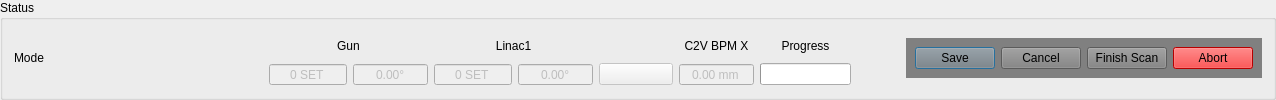
     <widget class="QGroupBox" name="groupBox">
      <property name="sizePolicy">
       <sizepolicy hsizetype="Preferred" vsizetype="Preferred">
        <horstretch>0</horstretch>
        <verstretch>0</verstretch>
       </sizepolicy>
      </property>
      <property name="minimumSize">
       <size>
        <width>0</width>
        <height>65</height>
       </size>
      </property>
      <property name="title">
       <string>Status</string>
      </property>
      <property name="alignment">
       <set>Qt::AlignLeading|Qt::AlignLeft|Qt::AlignTop</set>
      </property>
      <layout class="QHBoxLayout" name="horizontalLayout">
       <item>
        <widget class="QLabel" name="label_MODE">
         <property name="sizePolicy">
          <sizepolicy hsizetype="Fixed" vsizetype="Fixed">
           <horstretch>0</horstretch>
           <verstretch>0</verstretch>
          </sizepolicy>
         </property>
         <property name="minimumSize">
          <size>
           <width>200</width>
           <height>40</height>
          </size>
         </property>
         <property name="maximumSize">
          <size>
           <width>200</width>
           <height>40</height>
          </size>
         </property>
         <property name="text">
          <string>Mode</string>
         </property>
         <property name="textFormat">
          <enum>Qt::RichText</enum>
         </property>
         <property name="alignment">
          <set>Qt::AlignJustify|Qt::AlignVCenter</set>
         </property>
         <property name="wordWrap">
          <bool>true</bool>
         </property>
        </widget>
       </item>
       <item>
        <spacer name="horizontalSpacer_2">
         <property name="orientation">
          <enum>Qt::Horizontal</enum>
         </property>
         <property name="sizeHint" stdset="0">
          <size>
           <width>40</width>
           <height>20</height>
          </size>
         </property>
        </spacer>
       </item>
       <item>
        <widget class="QWidget" name="widget_5" native="true">
         <property name="minimumSize">
          <size>
           <width>600</width>
           <height>0</height>
          </size>
         </property>
         <property name="maximumSize">
          <size>
           <width>600</width>
           <height>400</height>
          </size>
         </property>
         <layout class="QGridLayout" name="gridLayout_10">
          <property name="leftMargin">
           <number>9</number>
          </property>
          <property name="topMargin">
           <number>0</number>
          </property>
          <property name="rightMargin">
           <number>9</number>
          </property>
          <property name="bottomMargin">
           <number>0</number>
          </property>
          <property name="horizontalSpacing">
           <number>6</number>
          </property>
          <property name="verticalSpacing">
           <number>2</number>
          </property>
          <item row="2" column="2">
           <widget class="QSpinBox" name="Linac1_Amp_Monitor">
            <property name="enabled">
             <bool>false</bool>
            </property>
            <property name="minimumSize">
             <size>
              <width>70</width>
              <height>0</height>
             </size>
            </property>
            <property name="toolTip">
             <string>Linac 1 AMP set</string>
            </property>
            <property name="alignment">
             <set>Qt::AlignCenter</set>
            </property>
            <property name="buttonSymbols">
             <enum>QAbstractSpinBox::NoButtons</enum>
            </property>
            <property name="suffix">
             <string> SET</string>
            </property>
            <property name="prefix">
             <string/>
            </property>
            <property name="maximum">
             <number>100000</number>
            </property>
           </widget>
          </item>
          <item row="2" column="5">
           <widget class="QDoubleSpinBox" name="C2V_BPM_Monitor">
            <property name="enabled">
             <bool>false</bool>
            </property>
            <property name="toolTip">
             <string>C2V X position</string>
            </property>
            <property name="alignment">
             <set>Qt::AlignCenter</set>
            </property>
            <property name="readOnly">
             <bool>true</bool>
            </property>
            <property name="buttonSymbols">
             <enum>QAbstractSpinBox::NoButtons</enum>
            </property>
            <property name="suffix">
             <string> mm</string>
            </property>
            <property name="minimum">
             <double>-250.000000000000000</double>
            </property>
            <property name="maximum">
             <double>250.000000000000000</double>
            </property>
           </widget>
          </item>
          <item row="2" column="1">
           <widget class="QDoubleSpinBox" name="Gun_Phase_Monitor">
            <property name="enabled">
             <bool>false</bool>
            </property>
            <property name="minimumSize">
             <size>
              <width>70</width>
              <height>0</height>
             </size>
            </property>
            <property name="toolTip">
             <string>Gun PHASE set</string>
            </property>
            <property name="alignment">
             <set>Qt::AlignCenter</set>
            </property>
            <property name="readOnly">
             <bool>true</bool>
            </property>
            <property name="buttonSymbols">
             <enum>QAbstractSpinBox::NoButtons</enum>
            </property>
            <property name="suffix">
             <string>°</string>
            </property>
            <property name="minimum">
             <double>-180.000000000000000</double>
            </property>
            <property name="maximum">
             <double>180.000000000000000</double>
            </property>
           </widget>
          </item>
          <item row="1" column="5">
           <widget class="QLabel" name="label_31">
            <property name="text">
             <string>C2V BPM X</string>
            </property>
            <property name="alignment">
             <set>Qt::AlignCenter</set>
            </property>
           </widget>
          </item>
          <item row="2" column="6">
           <widget class="QProgressBar" name="Progress_Monitor">
            <property name="sizePolicy">
             <sizepolicy hsizetype="Fixed" vsizetype="Fixed">
              <horstretch>0</horstretch>
              <verstretch>0</verstretch>
             </sizepolicy>
            </property>
            <property name="minimumSize">
             <size>
              <width>70</width>
              <height>0</height>
             </size>
            </property>
            <property name="toolTip">
             <string>Progress of the running scan</string>
            </property>
            <property name="value">
             <number>0</number>
            </property>
            <property name="textVisible">
             <bool>false</bool>
            </property>
           </widget>
          </item>
          <item row="1" column="0" colspan="2">
           <widget class="QLabel" name="label_27">
            <property name="text">
             <string>Gun</string>
            </property>
            <property name="alignment">
             <set>Qt::AlignCenter</set>
            </property>
           </widget>
          </item>
          <item row="1" column="2" colspan="2">
           <widget class="QLabel" name="label_30">
            <property name="text">
             <string>Linac1</string>
            </property>
            <property name="alignment">
             <set>Qt::AlignCenter</set>
            </property>
           </widget>
          </item>
          <item row="2" column="0">
           <widget class="QSpinBox" name="Gun_Amp_Monitor">
            <property name="enabled">
             <bool>false</bool>
            </property>
            <property name="minimumSize">
             <size>
              <width>70</width>
              <height>0</height>
             </size>
            </property>
            <property name="toolTip">
             <string>Gun AMP set</string>
            </property>
            <property name="alignment">
             <set>Qt::AlignCenter</set>
            </property>
            <property name="buttonSymbols">
             <enum>QAbstractSpinBox::NoButtons</enum>
            </property>
            <property name="suffix">
             <string> SET</string>
            </property>
            <property name="prefix">
             <string/>
            </property>
            <property name="maximum">
             <number>100000</number>
            </property>
           </widget>
          </item>
          <item row="2" column="3">
           <widget class="QDoubleSpinBox" name="Linac1_Phase_Monitor">
            <property name="enabled">
             <bool>false</bool>
            </property>
            <property name="minimumSize">
             <size>
              <width>70</width>
              <height>0</height>
             </size>
            </property>
            <property name="toolTip">
             <string>Linac 1 PHASE set</string>
            </property>
            <property name="alignment">
             <set>Qt::AlignCenter</set>
            </property>
            <property name="readOnly">
             <bool>true</bool>
            </property>
            <property name="buttonSymbols">
             <enum>QAbstractSpinBox::NoButtons</enum>
            </property>
            <property name="suffix">
             <string>°</string>
            </property>
            <property name="minimum">
             <double>-180.000000000000000</double>
            </property>
            <property name="maximum">
             <double>180.000000000000000</double>
            </property>
           </widget>
          </item>
          <item row="1" column="6">
           <widget class="QLabel" name="label_32">
            <property name="text">
             <string>Progress</string>
            </property>
            <property name="alignment">
             <set>Qt::AlignCenter</set>
            </property>
           </widget>
          </item>
          <item row="2" column="4">
           <widget class="QPushButton" name="Linac1_Timing_Monitor">
            <property name="enabled">
             <bool>false</bool>
            </property>
            <property name="toolTip">
             <string>Alter the linac timings (GREEN: Linacs timed with beam, RED: Linacs timed away from beam)</string>
            </property>
            <property name="text">
             <string/>
            </property>
            <property name="flat">
             <bool>false</bool>
            </property>
           </widget>
          </item>
         </layout>
        </widget>
       </item>
       <item>
        <spacer name="horizontalSpacer">
         <property name="orientation">
          <enum>Qt::Horizontal</enum>
         </property>
         <property name="sizeType">
          <enum>QSizePolicy::Expanding</enum>
         </property>
         <property name="sizeHint" stdset="0">
          <size>
           <width>40</width>
           <height>20</height>
          </size>
         </property>
        </spacer>
       </item>
       <item>
        <widget class="QWidget" name="topbutton_widget" native="true">
         <property name="sizePolicy">
          <sizepolicy hsizetype="Fixed" vsizetype="Fixed">
           <horstretch>0</horstretch>
           <verstretch>0</verstretch>
          </sizepolicy>
         </property>
         <property name="minimumSize">
          <size>
           <width>175</width>
           <height>0</height>
          </size>
         </property>
         <property name="styleSheet">
          <string notr="true">background: grey</string>
         </property>
         <layout class="QHBoxLayout" name="horizontalLayout_2">
          <item>
           <widget class="QDialogButtonBox" name="Save_Data_Buttons">
            <property name="enabled">
             <bool>true</bool>
            </property>
            <property name="toolTip">
             <string>Save/Discard cresting data to the work folder</string>
            </property>
            <property name="styleSheet">
             <string notr="true"/>
            </property>
            <property name="orientation">
             <enum>Qt::Horizontal</enum>
            </property>
            <property name="standardButtons">
             <set>QDialogButtonBox::Cancel|QDialogButtonBox::Save</set>
            </property>
            <property name="centerButtons">
             <bool>true</bool>
            </property>
           </widget>
          </item>
          <item>
           <widget class="QPushButton" name="Finish_Button">
            <property name="sizePolicy">
             <sizepolicy hsizetype="Fixed" vsizetype="Fixed">
              <horstretch>0</horstretch>
              <verstretch>0</verstretch>
             </sizepolicy>
            </property>
            <property name="maximumSize">
             <size>
              <width>150</width>
              <height>16777215</height>
             </size>
            </property>
            <property name="toolTip">
             <string>Stop the current scan and analyse</string>
            </property>
            <property name="text">
             <string>Finish Scan</string>
            </property>
           </widget>
          </item>
          <item>
           <widget class="QPushButton" name="Abort_Button">
            <property name="sizePolicy">
             <sizepolicy hsizetype="Fixed" vsizetype="Fixed">
              <horstretch>0</horstretch>
              <verstretch>0</verstretch>
             </sizepolicy>
            </property>
            <property name="maximumSize">
             <size>
              <width>150</width>
              <height>16777215</height>
             </size>
            </property>
            <property name="toolTip">
             <string>Abort the current scan</string>
            </property>
            <property name="autoFillBackground">
             <bool>false</bool>
            </property>
            <property name="styleSheet">
             <string notr="true">background-color: rgb(255, 0, 0);</string>
            </property>
            <property name="text">
             <string>Abort</string>
            </property>
            <property name="icon">
             <iconset>
              <normaloff>../../Resources/Icons/off.png</normaloff>../../Resources/Icons/off.png</iconset>
            </property>
           </widget>
          </item>
         </layout>
        </widget>
       </item>
      </layout>
     </widget>
